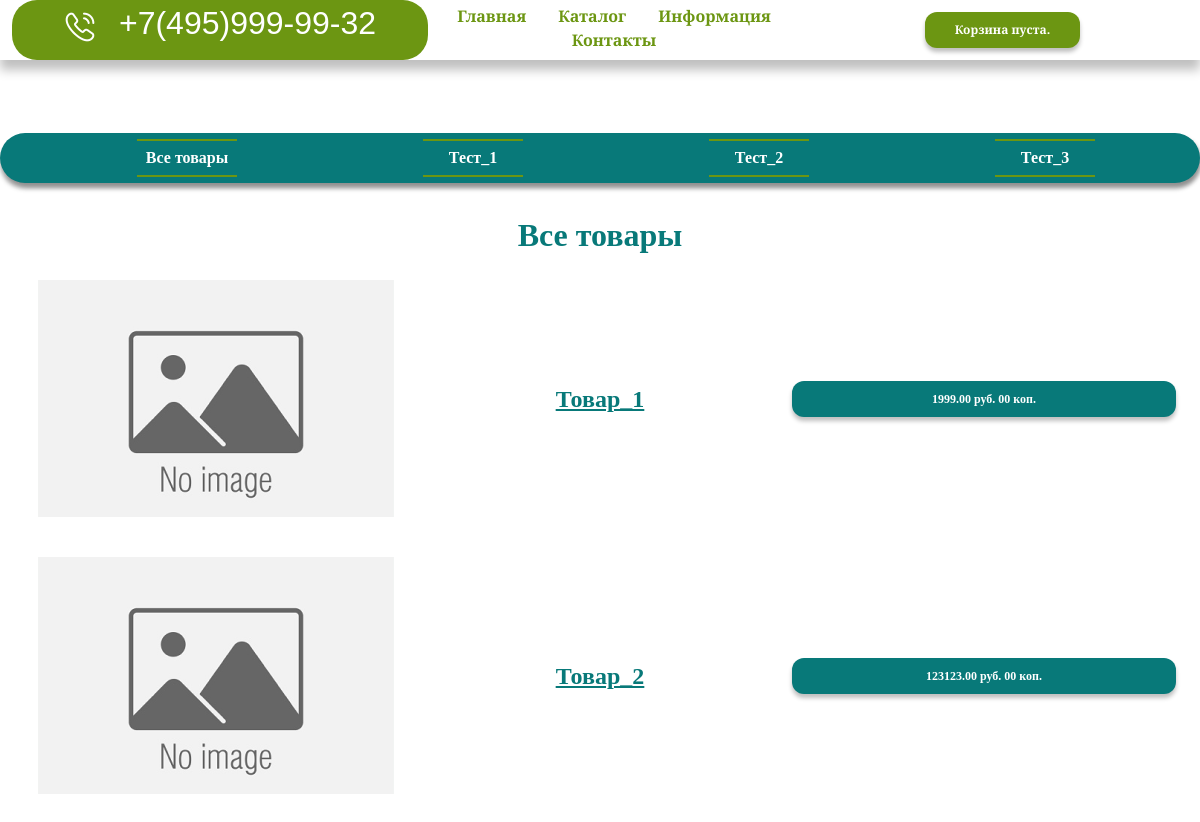
/catalog/, run on an earlier commit of the app's database.
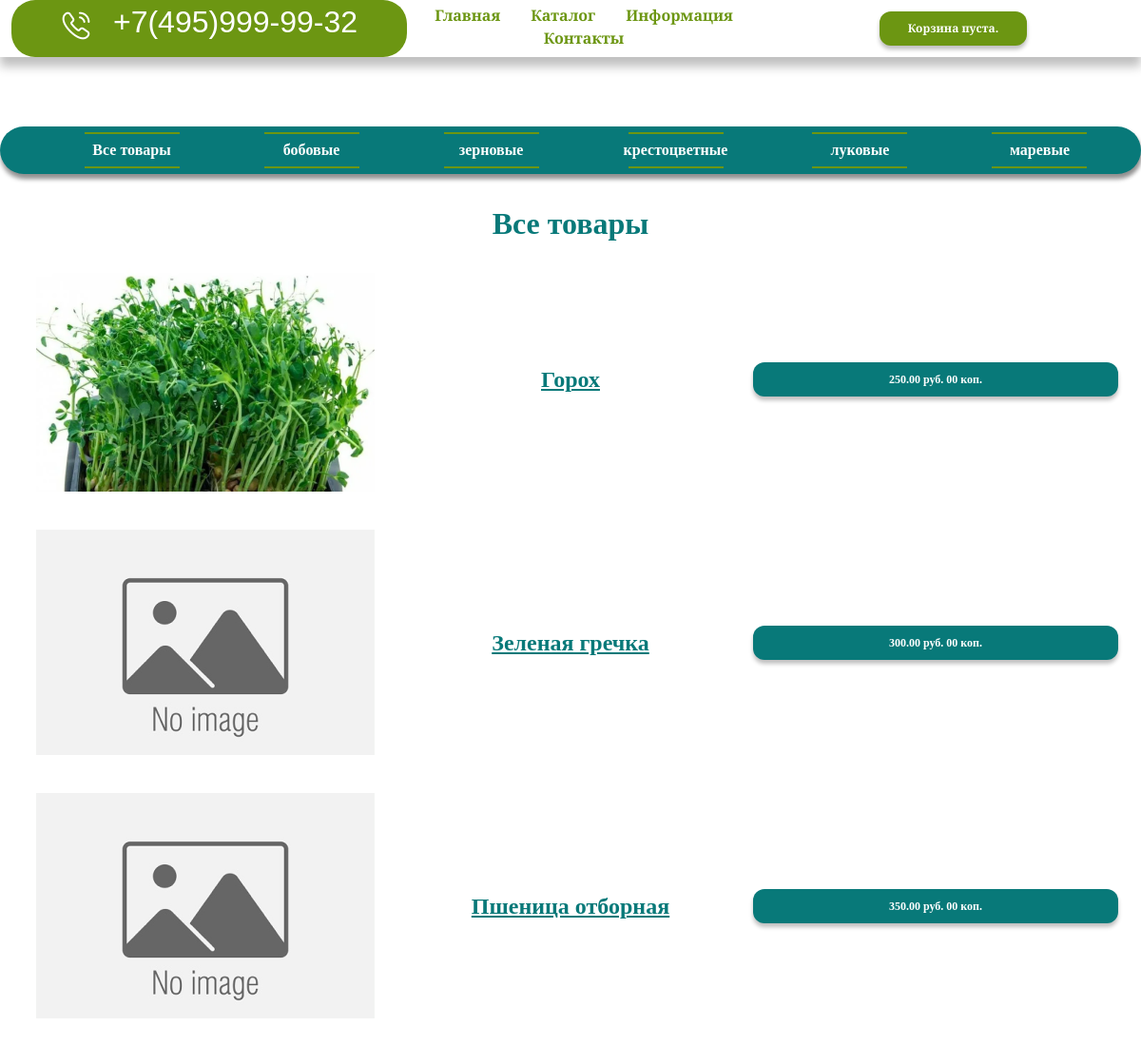
And on a later commit of the database.
### shop/models.py (models this page shows, shortened)
class Category(models.Model):
    name = models.CharField(max_length=200, db_index=True)
    slug = models.SlugField(max_length=200, db_index=True, unique=True)
    class Meta:
        ordering = ('name',)
        verbose_name = 'Категория'
        verbose_name_plural = 'Категории'
    def get_absolute_url(self):
        return reverse('shop:product_list_by_category',
                       args=[self.slug])

class Product(models.Model):
    category = models.ForeignKey(Category, related_name='products', on_delete=models.CASCADE)
    name = models.CharField(max_length=200, db_index=True)
    slug = models.SlugField(max_length=200, db_index=True)
    image = models.ImageField(upload_to='products/%Y/%m/%d', blank=True)
    description = models.TextField(blank=True)
    price = models.DecimalField(max_length=0, decimal_places=2, max_digits=10)
    stock = models.PositiveIntegerField()
    available = models.BooleanField(default=True)
    created = models.DateTimeField(auto_now_add=True)
    update = models.DateTimeField(auto_now=True)
    class Meta:
        ordering = ('name', )
        verbose_name = 'Товар'
        verbose_name_plural = 'Товары'
        index_together = (('id', 'slug'), )
    def get_absolute_url(self):
        return reverse('shop:product_detail',
                       args=[self.id, self.slug])

### shop/views.py (the view)
# urls.py: path('catalog/', views.main_catalog, name='main_catalog'),
def main_catalog(request, category_slug=None):
    category = None
    categories = Category.objects.all()
    products = Product.objects.filter(available=True)
    if category_slug is not None:
        category = get_object_or_404(Category, slug=category_slug)
        products = Product.objects.filter(category__slug=category_slug)
    context = {
        'category': category,
        'categories': categories,
        'products': products
    }
    return render(request,
                  'shop/catalog.html',
                  context)

### cart/cart.py (called while the page is built)
    def __len__(self):
        return sum(item['quantity'] for item in self.cart.values())

### cart/context_processors.py (called while the page is built)
def cart(request):
    return {'cart': Cart(request)}

### shop/templates/shop/catalog.html (shortened to what this page needs)
{% extends "shop/base.html" %}
{% load static %}
{% block content %}
<div class="container-xxl body_catalog">
      <div class="row">
        <div class="category_bar text-center    ">
          <ul class="category_menu_item d-flex justify-content-around">
            <li  {% if not category %}class="selected"{% endif %}>
                <a class="category_menu_item_link" href="{% url "shop:main_catalog" %}">Все товары</a>
            </li>
                {% for c in categories %}
                    <li {% if category.slug == c.slug %}class="selected"{% endif %}>
                        <a class="category_menu_item_link" href="{{ c.get_absolute_url }}">{{ c.name }}</a>
                    </li>
                {% endfor %}
            </ul>
        </div>
      </div>
</div>
<div id="main" class="container-xxl catalog_list">
    <div class="row text-center align-items-center">
            <div id="main" class="container-xxl">
                <h1 class="category_title">{% if category is not None %}
                     {{ category.name }}
                     {% else %}Все товары{% endif %}</h1>
                    {% for product in products %}
                    <div class="container-fluid d-flex justify-content-between align-items-center product_cart">
                        <div class="col"><a href="{{ product.get_absolute_url }}">
                        <img src="{% if product.image %}{{ product.image.url }}{% else %}{% static "img/no_image.png" %}{% endif %}">
                        </a></div>
                        <div class="col">
                        <a class="product_name" href="{{ product.get_absolute_url }}">{{ product.name }}</a></div>
                        <div class="col"><form class="price_button">{{ product.price }} руб. 00 коп.</form></div>
                    </div>
                    {% endfor %}
            </div>
    </div>
</div>
{% endblock %}

### shop/templates/shop/base.html (shortened to what this page needs)
{% load static %}
<!DOCTYPE html>
<html>
<head>
    <link href="{% static "css/base.css" %}" rel="stylesheet">
    <link
      href="https://cdn.jsdelivr.net/npm/bootstrap@5.3.0-alpha1/dist/css/bootstrap.min.css"
      rel="stylesheet"
    />
</head>
<body>
<div class="container-fluid">
      <div class="row justify-content-center">
        <div class="head d-inline-flex text-center align-items-center">
          <div class="col-4">
            <button href="tel:+74959999932" class="head_placeholder_phone">
              <img
                class="head_phone_icon"
                src="{% static "/img/phone_icon.png" %}"
                alt="phone"
              />
              <p class="phone d-inline-block">+7(495)999-99-32</p>
            </button>
          </div>
          <div class="col-4">
            <div class="head_menu">
              <ul class="head_ul_menu justify-content-center">
                <li class="head_li_menu">
                  <a class="head_li_menu_link" href="{% url 'shop:main_page' %}">Главная</a>
                </li>
                <li class="head_li_menu">
                  <a class="head_li_menu_link" href="{% url 'shop:main_catalog' %}">Каталог</a>
                </li>
                <li class="head_li_menu">
                  <a class="head_li_menu_link" href="#">Информация</a>
                </li>
                <li class="head_li_menu">
                  <a class="head_li_menu_link" href="#">Контакты</a>
                </li>
              </ul>
            </div>
          </div>
          <div class="col-4">
            <div class="head_buttons">
              <form action="{% url 'cart:cart_detail' %}">
                <button class="head_button">
                  <div class="cart">
                    {% with total_items=cart|length %}
                        {% if cart|length > 0 %}
                            Корзина:
                                {{ cart.get_total_price }} руб.
                        {% else %}
                            Корзина пуста.
                        {% endif %}
                    {% endwith %}
                  </div>
                </button>
              </form>
            </div>
          </div>
        </div>
      </div>
    </div>
<div id="content">
    {% block content %}
    {% endblock %}
</div>
</body>
</html>

### shop/static/css/base.css (style rules this page uses)
* { font-family: "Alegreya Sans", sans-serif; }
.head { margin: 0; max-height: 60px; box-shadow: 0px 10px 10px rgba(0, 0, 0, 0.25); }
.head_placeholder_phone { width: 416px; max-height: 60px; background-color: rgba(108, 150, 18, 1); border-radius: 25px; font-family: "Alegreya"; font-style: normal; font-weight: 400; font-size: 32px; line-height: 44px; border-style: none; }
.head_phone_icon { width: 32px; height: 32px; }
.phone { padding-left: 15px; color: white; font-size: 32px; font-family: "Alegreya Sans", sans-serif; font-weight: regular; }
.head_button { background-color: rgba(108, 150, 18, 1); color: white; padding: 10px 30px; border-radius: 12px; border-style: none; margin-left: 21px; font-family: "Alegreya"; font-style: normal; font-weight: 700; font-size: 12px; line-height: 16px; box-shadow: 0px 4px 4px rgba(0, 0, 0, 0.25); }
.head_ul_menu { margin-top: 13px; padding: 4px; }
.head_li_menu { display: inline; text-align: center; padding-left: 28px; font-family: "Alegreya"; font-style: normal; font-weight: 700; font-size: 16px; line-height: 22px; }
.head_li_menu_link, .head_li_menu_link:active { text-decoration: none; color: rgba(108, 150, 18, 1) !important; }
.body_catalog { margin-top: 73px; }
.category_bar { height: 50px; background: #087979; box-shadow: 2px 4px 4px rgba(0, 0, 0, 0.25), 0px 6px 4px rgba(0, 0, 0, 0.25); border-radius: 25px; }
li { display: inline; }
.category_menu_item_link { text-decoration: none; font-family: "Alegreya"; font-style: normal; font-weight: 700; font-size: 16px; line-height: 22px; color: #ffffff; }
.catalog_list { margin-top: 70px; }
.category_menu_item_link:before { content: ""; display: block; height: 2px; background:rgba(108, 150, 18, 1); width: 100px; margin: 6px auto 5px; transition: 1s; }
.category_menu_item_link:after { content: ""; display: block; height: 2px; background: rgba(108, 150, 18, 1); width: 100px; margin: 5px auto 0; transition: 1s; }
.category_title { color: #087979; font-family: "Alegreya"; font-style: normal; font-weight: 900; font-size: 32px; line-height: 44px; padding-bottom: 15px; margin-top: -40px; }
.price_button { background-color: rgba(8, 121, 121, 1); color: white; padding: 10px 30px; border-radius: 12px; border-style: none; font-family: "Alegreya"; font-style: normal; font-weight: 700; font-size: 12px; line-height: 16px; box-shadow: 0px 4px 4px rgba(0, 0, 0, 0.25); }
.product_cart { margin-bottom: 40px; }
.product_name { color: rgba(8, 121, 121, 1); font-family: "Alegreya"; font-style: normal; font-weight: 900; font-size: 24px; }

What changed in the data, as far as the page shows it:
removed Category: name "Тест_1"
removed Category: name "Тест_2"
removed Category: name "Тест_3"
removed Product: name "Товар_1", price "1999.00"
removed Product: name "Товар_2", price "123123.00"
added Category: name "бобовые"
added Category: name "зерновые"
added Category: name "крестоцветные"
added Category: name "луковые"
added Category: name "маревые"
added Product: image (picture), name "Горох", price "250.00"
added Product: name "Зеленая гречка", price "300.00"
added Product: name "Пшеница отборная", price "350.00"
